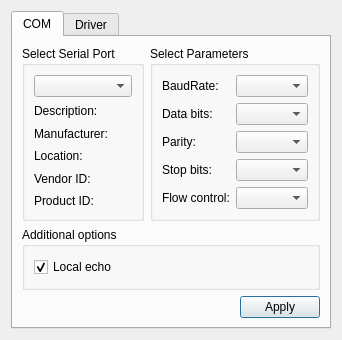
<?xml version="1.0" encoding="UTF-8"?>
<ui version="4.0">
 <class>SettingsDialog</class>
 <widget class="QDialog" name="SettingsDialog">
  <property name="geometry">
   <rect>
    <x>0</x>
    <y>0</y>
    <width>313</width>
    <height>317</height>
   </rect>
  </property>
  <property name="windowTitle">
   <string>Settings</string>
  </property>
  <layout class="QGridLayout" name="gridLayout_4">
   <item row="0" column="0">
    <widget class="QTabWidget" name="tabWidget">
     <property name="currentIndex">
      <number>0</number>
     </property>
     <widget class="QWidget" name="tab_1">
      <attribute name="title">
       <string>COM</string>
      </attribute>
      <layout class="QGridLayout" name="gridLayout_3">
       <item row="2" column="0" colspan="2">
        <layout class="QHBoxLayout" name="horizontalLayout">
         <item>
          <spacer name="horizontalSpacer">
           <property name="orientation">
            <enum>Qt::Horizontal</enum>
           </property>
           <property name="sizeHint" stdset="0">
            <size>
             <width>96</width>
             <height>20</height>
            </size>
           </property>
          </spacer>
         </item>
         <item>
          <widget class="QPushButton" name="applyButton">
           <property name="text">
            <string>Apply</string>
           </property>
          </widget>
         </item>
        </layout>
       </item>
       <item row="1" column="0" colspan="2">
        <widget class="QGroupBox" name="additionalOptionsGroupBox">
         <property name="title">
          <string>Additional options</string>
         </property>
         <layout class="QVBoxLayout" name="verticalLayout">
          <item>
           <widget class="QCheckBox" name="localEchoCheckBox">
            <property name="text">
             <string>Local echo</string>
            </property>
            <property name="checked">
             <bool>true</bool>
            </property>
           </widget>
          </item>
         </layout>
        </widget>
       </item>
       <item row="0" column="0">
        <widget class="QGroupBox" name="selectBox">
         <property name="title">
          <string>Select Serial Port</string>
         </property>
         <layout class="QGridLayout" name="gridLayout">
          <item row="0" column="0">
           <widget class="QComboBox" name="serialPortInfoListBox"/>
          </item>
          <item row="1" column="0">
           <widget class="QLabel" name="descriptionLabel">
            <property name="text">
             <string>Description:</string>
            </property>
           </widget>
          </item>
          <item row="5" column="0">
           <widget class="QLabel" name="pidLabel">
            <property name="text">
             <string>Product ID:</string>
            </property>
           </widget>
          </item>
          <item row="3" column="0">
           <widget class="QLabel" name="locationLabel">
            <property name="text">
             <string>Location:</string>
            </property>
           </widget>
          </item>
          <item row="2" column="0">
           <widget class="QLabel" name="manufacturerLabel">
            <property name="text">
             <string>Manufacturer:</string>
            </property>
           </widget>
          </item>
          <item row="4" column="0">
           <widget class="QLabel" name="vidLabel">
            <property name="text">
             <string>Vendor ID:</string>
            </property>
           </widget>
          </item>
         </layout>
        </widget>
       </item>
       <item row="0" column="1">
        <widget class="QGroupBox" name="parametersBox">
         <property name="title">
          <string>Select Parameters</string>
         </property>
         <layout class="QGridLayout" name="gridLayout_2">
          <item row="0" column="0">
           <widget class="QLabel" name="baudRateLabel">
            <property name="text">
             <string>BaudRate:</string>
            </property>
           </widget>
          </item>
          <item row="0" column="1">
           <widget class="QComboBox" name="baudRateBox"/>
          </item>
          <item row="1" column="0">
           <widget class="QLabel" name="dataBitsLabel">
            <property name="text">
             <string>Data bits:</string>
            </property>
           </widget>
          </item>
          <item row="1" column="1">
           <widget class="QComboBox" name="dataBitsBox"/>
          </item>
          <item row="2" column="0">
           <widget class="QLabel" name="parityLabel">
            <property name="text">
             <string>Parity:</string>
            </property>
           </widget>
          </item>
          <item row="2" column="1">
           <widget class="QComboBox" name="parityBox"/>
          </item>
          <item row="3" column="0">
           <widget class="QLabel" name="stopBitsLabel">
            <property name="text">
             <string>Stop bits:</string>
            </property>
           </widget>
          </item>
          <item row="3" column="1">
           <widget class="QComboBox" name="stopBitsBox"/>
          </item>
          <item row="4" column="0">
           <widget class="QLabel" name="flowControlLabel">
            <property name="text">
             <string>Flow control:</string>
            </property>
           </widget>
          </item>
          <item row="4" column="1">
           <widget class="QComboBox" name="flowControlBox"/>
          </item>
         </layout>
        </widget>
       </item>
      </layout>
      <zorder>parametersBox</zorder>
      <zorder>selectBox</zorder>
      <zorder></zorder>
      <zorder>additionalOptionsGroupBox</zorder>
     </widget>
     <widget class="QWidget" name="tab_3">
      <attribute name="title">
       <string>Driver</string>
      </attribute>
      <layout class="QGridLayout" name="gridLayout_5">
       <item row="0" column="0">
        <widget class="QGroupBox" name="groupBox">
         <property name="title">
          <string/>
         </property>
         <widget class="QLabel" name="label">
          <property name="geometry">
           <rect>
            <x>10</x>
            <y>10</y>
            <width>81</width>
            <height>21</height>
           </rect>
          </property>
          <property name="text">
           <string>reverse stepper</string>
          </property>
          <property name="alignment">
           <set>Qt::AlignRight|Qt::AlignTrailing|Qt::AlignVCenter</set>
          </property>
         </widget>
         <widget class="QCheckBox" name="Dir_Check">
          <property name="geometry">
           <rect>
            <x>100</x>
            <y>10</y>
            <width>21</width>
            <height>21</height>
           </rect>
          </property>
          <property name="text">
           <string/>
          </property>
         </widget>
         <widget class="QLabel" name="label_2">
          <property name="geometry">
           <rect>
            <x>10</x>
            <y>30</y>
            <width>81</width>
            <height>21</height>
           </rect>
          </property>
          <property name="text">
           <string>voltage divider</string>
          </property>
          <property name="alignment">
           <set>Qt::AlignRight|Qt::AlignTrailing|Qt::AlignVCenter</set>
          </property>
         </widget>
         <widget class="QDoubleSpinBox" name="VDivider_Edit">
          <property name="geometry">
           <rect>
            <x>100</x>
            <y>30</y>
            <width>62</width>
            <height>22</height>
           </rect>
          </property>
         </widget>
        </widget>
       </item>
       <item row="1" column="0">
        <layout class="QHBoxLayout" name="horizontalLayout_2">
         <item>
          <spacer name="horizontalSpacer_2">
           <property name="orientation">
            <enum>Qt::Horizontal</enum>
           </property>
           <property name="sizeHint" stdset="0">
            <size>
             <width>89</width>
             <height>20</height>
            </size>
           </property>
          </spacer>
         </item>
         <item>
          <widget class="QPushButton" name="applyButton_2">
           <property name="text">
            <string>Apply</string>
           </property>
          </widget>
         </item>
        </layout>
       </item>
      </layout>
     </widget>
    </widget>
   </item>
  </layout>
 </widget>
 <resources/>
 <connections/>
</ui>
